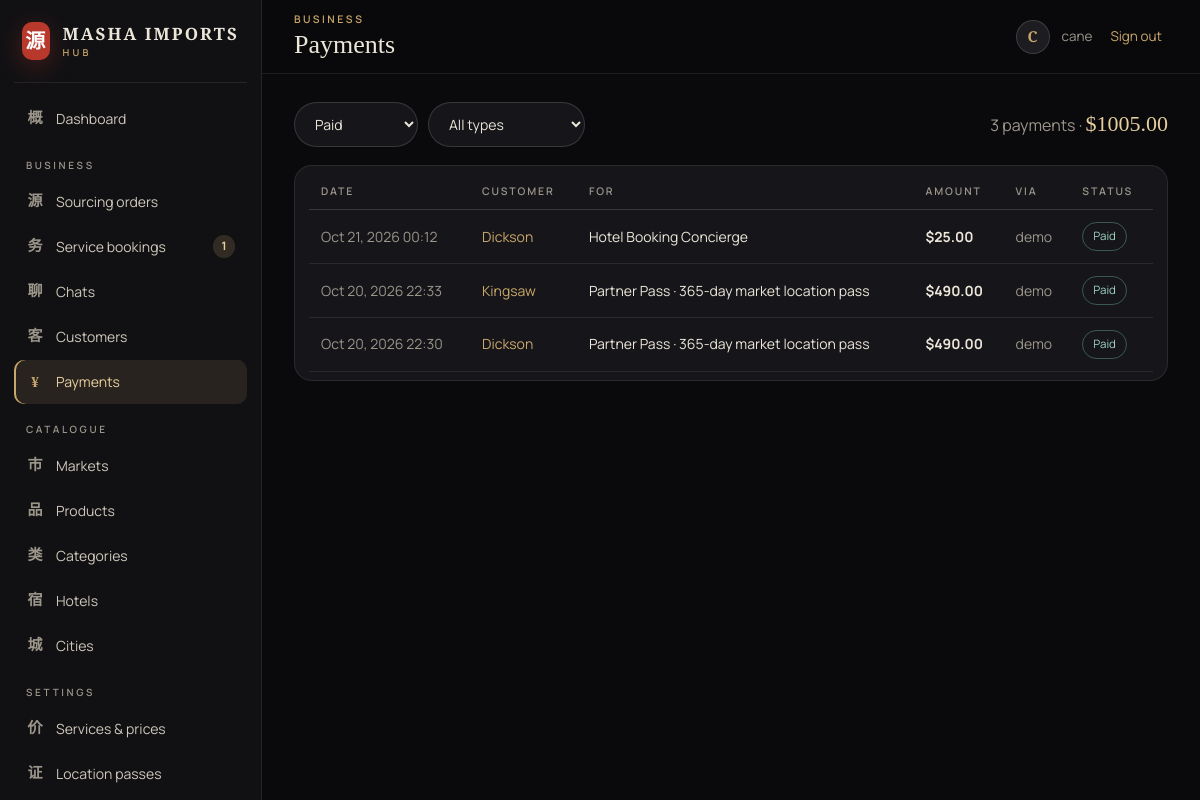
/hub/payments/ (signed in), run on the app's committed database.
### sourcing/models.py (models this page shows, shortened)
class Payment(models.Model):
    class Kind(models.TextChoices):
        SOURCING = "sourcing", "Sourcing fee"
        SUBSCRIPTION = "subscription", "Location pass"
        SERVICE = "service", "Service booking"
    class Status(models.TextChoices):
        PENDING = "pending", "Pending"
        PAID = "paid", "Paid"
        FAILED = "failed", "Failed"
    user = models.ForeignKey(settings.AUTH_USER_MODEL, on_delete=models.CASCADE, related_name="payments")
    kind = models.CharField(max_length=20, choices=Kind.choices)
    amount = models.DecimalField(max_digits=8, decimal_places=2)
    currency = models.CharField(max_length=3, default="usd")
    status = models.CharField(max_length=10, choices=Status.choices, default=Status.PENDING)
    provider = models.CharField(max_length=20, default="stripe")
    provider_ref = models.CharField(max_length=255, blank=True, db_index=True)
    sourcing_request = models.ForeignKey(SourcingRequest, on_delete=models.SET_NULL, null=True, blank=True)
    plan = models.ForeignKey(Plan, on_delete=models.SET_NULL, null=True, blank=True)
    service_order = models.ForeignKey("travel.ServiceOrder", on_delete=models.SET_NULL, null=True, blank=True)
    created = models.DateTimeField(auto_now_add=True)
    paid_at = models.DateTimeField(null=True, blank=True)
    class Meta:
        ordering = ["-created"]
    @property
    def description(self):
        if self.kind == self.Kind.SOURCING and self.sourcing_request:
            return f"Sourcing fee · {self.sourcing_request.title}"
        if self.service_order:
            o = self.service_order
            qty = f" × {o.quantity}" if o.quantity > 1 else ""
            return f"{o.service.name}{qty}"
        if self.plan:
            return f"{self.plan.name} · {self.plan.duration_days}-day market location pass"
        return self.get_kind_display()

class Plan(models.Model):
    name = models.CharField(max_length=80)
    slug = models.SlugField(unique=True)
    price = models.DecimalField(max_digits=8, decimal_places=2)
    duration_days = models.PositiveIntegerField()
    tagline = models.CharField(max_length=160, blank=True)
    features = models.TextField(help_text="One feature per line.")
    highlighted = models.BooleanField(default=False)
    order = models.PositiveIntegerField(default=0)
    active = models.BooleanField(default=True)
    class Meta:
        ordering = ["order", "price"]

### travel/models.py (models this page shows, shortened)
class ServiceOrder(models.Model):
    class Status(models.TextChoices):
        AWAITING_PAYMENT = "awaiting_payment", "Awaiting payment"
        CONFIRMED = "confirmed", "Paid · being arranged"
        SCHEDULED = "scheduled", "Scheduled"
        COMPLETED = "completed", "Completed"
        CANCELLED = "cancelled", "Cancelled"
    user = models.ForeignKey(settings.AUTH_USER_MODEL, on_delete=models.CASCADE, related_name="service_orders")
    service = models.ForeignKey(Service, on_delete=models.PROTECT)
    quantity = models.PositiveSmallIntegerField(default=1)
    city = models.ForeignKey(City, on_delete=models.SET_NULL, null=True, blank=True)
    market = models.ForeignKey("catalog.Market", on_delete=models.SET_NULL, null=True, blank=True)
    hotel = models.ForeignKey(Hotel, on_delete=models.SET_NULL, null=True, blank=True)
    date = models.DateField("date needed", null=True, blank=True)
    end_date = models.DateField(null=True, blank=True)
    guests = models.PositiveSmallIntegerField(default=1)
    phone = models.CharField("WhatsApp / phone", max_length=40)
    details = models.TextField(blank=True)
    amount = models.DecimalField(max_digits=9, decimal_places=2)
    status = models.CharField(max_length=20, choices=Status.choices, default=Status.AWAITING_PAYMENT)
    staff_notes = models.TextField(blank=True, help_text="Visible to the customer.")
    paid_at = models.DateTimeField(null=True, blank=True)
    created = models.DateTimeField(auto_now_add=True)
    class Meta:
        ordering = ["-created"]

class Service(models.Model):
    name = models.CharField(max_length=120)
    name_zh = models.CharField(max_length=20, blank=True, help_text="One or two characters used as the card's icon.")
    slug = models.SlugField(unique=True)
    summary = models.CharField(max_length=240)
    description = models.TextField(blank=True)
    price = models.DecimalField(max_digits=8, decimal_places=2)
    unit = models.CharField(max_length=30, default="per order", help_text="e.g. per day, per order, per trip")
    max_quantity = models.PositiveSmallIntegerField(default=1, help_text="Allow ordering several units (e.g. days).")
    order = models.PositiveIntegerField(default=0)
    active = models.BooleanField(default=True)
    class Meta:
        ordering = ["order", "name"]

### hub/views.py (the view)
# urls.py: path("payments/", views.payment_list, name="payments"),
@staff_required
def payment_list(request):
    qs = Payment.objects.select_related("user", "plan", "sourcing_request", "service_order__service")
    kind, status = request.GET.get("kind", ""), request.GET.get("status", "paid")
    if kind:
        qs = qs.filter(kind=kind)
    if status:
        qs = qs.filter(status=status)
    totals = qs.aggregate(t=Sum("amount"), n=Count("id"))
    page = Paginator(qs, 40).get_page(request.GET.get("page"))
    return render(request, "hub/payments.html", {
        "page": page, "kind": kind, "status": status, "totals": totals,
        "kinds": Payment.Kind.choices, "statuses": Payment.Status.choices,
    })

### hub/context_processors.py (called while the page is built)
def site_settings(request):
    try:
        settings_obj = SiteSettings.load()
    except Exception:  # table not created yet (before migrate)
        settings_obj = None
    ctx = {"site_settings": settings_obj}
    user = getattr(request, "user", None)
    if user and user.is_authenticated and user.is_staff and request.path.startswith(("/hub", "/inbox")):
        ctx["hub_counts"] = {
            "orders": SourcingRequest.objects.filter(status=SourcingRequest.Status.PAID).count(),
            "services": ServiceOrder.objects.filter(status=ServiceOrder.Status.CONFIRMED).count(),
            "chats": Conversation.objects.aggregate(t=Sum("staff_unread"))["t"] or 0,
        }
    return ctx

### hub/models.py (called while the page is built)
    @classmethod
    def load(cls):
        obj = cache.get(CACHE_KEY)
        if obj is None:
            obj, _ = cls.objects.get_or_create(pk=1)
            cache.set(CACHE_KEY, obj, 60)
        return obj

### hub/views.py (called while the page is built)
def staff_required(view):
    @wraps(view)
    def wrapped(request, *args, **kwargs):
        if not request.user.is_authenticated:
            return redirect_to_login(request.get_full_path(), reverse("accounts:login"))
        if not request.user.is_staff:
            raise PermissionDenied
        return view(request, *args, **kwargs)
    return wrapped

### sourcing/context_processors.py (called while the page is built)
def platform(request):
    return {
        "SITE_NAME": settings.SITE_NAME,
        "SITE_TAGLINE": settings.SITE_TAGLINE,
        "SOURCING_FEE": settings.SOURCING_FEE,
        "location_access": has_location_access(request.user),
        "current_pass": Subscription.current_for(request.user),
    }

### sourcing/models.py (called while the page is built)
def has_location_access(user):
    return user.is_authenticated and (user.is_staff or Subscription.current_for(user) is not None)

    @classmethod
    def current_for(cls, user):
        if not user.is_authenticated:
            return None
        now = timezone.now()
        return cls.objects.filter(user=user, starts_at__lte=now, expires_at__gt=now).first()

### support/context_processors.py (called while the page is built)
def support(request):
    user = getattr(request, "user", None)
    if not user or not user.is_authenticated:
        return {}
    if user.is_staff:
        unread = Conversation.objects.aggregate(t=Sum("staff_unread"))["t"] or 0
        return {"support_unread": unread}
    conv = Conversation.objects.filter(customer=user).only("customer_unread").first()
    return {"chat_unread": conv.customer_unread if conv else 0}

### templates/hub/payments.html (shortened to what this page needs)
{% extends "hub/base.html" %}
{% block heading %}<small>Business</small>Payments{% endblock %}
{% block content %}
<form class="hub-toolbar" method="get">
  <select name="status" onchange="this.form.submit()" class="hub-select"><option value="">Any status</option>{% for k, v in statuses %}<option value="{{ k }}"{% if k == status %} selected{% endif %}>{{ v }}</option>{% endfor %}</select>
  <select name="kind" onchange="this.form.submit()" class="hub-select"><option value="">All types</option>{% for k, v in kinds %}<option value="{{ k }}"{% if k == kind %} selected{% endif %}>{{ v }}</option>{% endfor %}</select>
  <span class="hub-muted">{{ totals.n }} payment{{ totals.n|pluralize }} · <b style="color:var(--gold-2);font:500 22px var(--serif)">${{ totals.t|default:0|floatformat:2 }}</b></span>
</form>
<div class="hub-card hub-table-wrap" style="padding:8px 14px">
  <table class="hub-table">
    <thead><tr><th>Date</th><th>Customer</th><th>For</th><th>Amount</th><th>Via</th><th>Status</th></tr></thead>
    <tbody>
    {% for p in page %}
      <tr>
        <td class="hub-muted">{{ p.paid_at|default:p.created|date:"M j, Y H:i" }}</td>
        <td><a class="link" href="{% url 'hub:customer_detail' p.user.pk %}">{{ p.user.get_full_name|default:p.user.username }}</a></td>
        <td>{{ p.description|truncatechars:50 }}</td>
        <td><b>${{ p.amount|floatformat:2 }}</b></td>
        <td class="hub-muted">{{ p.provider }}</td>
        <td>{% if p.status == "paid" %}<span class="hub-pill good">Paid</span>{% elif p.status == "failed" %}<span class="hub-pill bad">Failed</span>{% else %}<span class="hub-muted">Pending</span>{% endif %}</td>
      </tr>
    {% empty %}<tr><td colspan="6" class="hub-empty">No payments.</td></tr>{% endfor %}
    </tbody>
  </table>
</div>
{% endblock %}

### templates/hub/base.html (shortened to what this page needs)
{% load static %}<!doctype html>
<html lang="en">
<head>
  <link rel="stylesheet" href="{% static 'css/site.css' %}">
  <link rel="stylesheet" href="{% static 'support/chat.css' %}">
  <link rel="stylesheet" href="{% static 'hub/hub.css' %}">
</head>
<body class="hub-body">
{% with url=request.resolver_match.url_name key=request.resolver_match.kwargs.key %}
<aside class="hub-side" id="hub-side">
  <a href="{% url 'hub:dashboard' %}" class="hub-brand"><span class="brand-seal">源</span><span>{{ SITE_NAME }}<small>Hub</small></span></a>
  <nav>
    <a href="{% url 'hub:dashboard' %}" class="{% if url == 'dashboard' %}on{% endif %}"><i>概</i>Dashboard</a>
    <span class="hub-nav-h">Business</span>
    <a href="{% url 'hub:orders' %}" class="{% if 'order' in url and 'service' not in url %}on{% endif %}"><i>源</i>Sourcing orders{% if hub_counts.orders %}<b>{{ hub_counts.orders }}</b>{% endif %}</a>
    <a href="{% url 'hub:service_orders' %}" class="{% if 'service_order' in url %}on{% endif %}"><i>务</i>Service bookings{% if hub_counts.services %}<b>{{ hub_counts.services }}</b>{% endif %}</a>
    <a href="{% url 'support:inbox' %}" class="{% if 'inbox' in url %}on{% endif %}"><i>聊</i>Chats{% if hub_counts.chats %}<b class="red">{{ hub_counts.chats }}</b>{% endif %}</a>
    <a href="{% url 'hub:customers' %}" class="{% if 'customer' in url %}on{% endif %}"><i>客</i>Customers</a>
    <a href="{% url 'hub:payments' %}" class="{% if url == 'payments' %}on{% endif %}"><i>¥</i>Payments</a>
    <span class="hub-nav-h">Catalogue</span>
    <a href="{% url 'hub:resource_list' 'markets' %}" class="{% if key == 'markets' %}on{% endif %}"><i>市</i>Markets</a>
    <a href="{% url 'hub:resource_list' 'products' %}" class="{% if key == 'products' %}on{% endif %}"><i>品</i>Products</a>
    <a href="{% url 'hub:resource_list' 'categories' %}" class="{% if key == 'categories' %}on{% endif %}"><i>类</i>Categories</a>
    <a href="{% url 'hub:resource_list' 'hotels' %}" class="{% if key == 'hotels' %}on{% endif %}"><i>宿</i>Hotels</a>
    <a href="{% url 'hub:resource_list' 'cities' %}" class="{% if key == 'cities' %}on{% endif %}"><i>城</i>Cities</a>
    <span class="hub-nav-h">Settings</span>
    <a href="{% url 'hub:resource_list' 'services' %}" class="{% if key == 'services' %}on{% endif %}"><i>价</i>Services &amp; prices</a>
    <a href="{% url 'hub:resource_list' 'plans' %}" class="{% if key == 'plans' %}on{% endif %}"><i>证</i>Location passes</a>
  </nav>
</aside>
{% endwith %}
<div class="hub-main">
  <header class="hub-top">
    <div class="hub-title">{% block heading %}{% endblock %}</div>
    <div class="hub-user">
      <span class="hub-avatar">{{ user.first_name|default:user.username|slice:":1"|upper }}</span>
      <span class="hub-user-name">{{ user.get_full_name|default:user.username }}</span>
      <form method="post" action="{% url 'accounts:logout' %}">{% csrf_token %}<button class="link" style="background:none;border:0;font:inherit;cursor:pointer">Sign out</button></form>
    </div>
  </header>
  <main class="hub-content">{% block content %}{% endblock %}</main>
</div>
</body>
</html>

### static/css/site.css (style rules this page uses)
:root { --ink: #0a0a0c; --ink-2: #111114; --panel: #16161a; --panel-2: #1c1c21; --line: rgba(236, 228, 214, .09); --line-2: rgba(236, 228, 214, .16); --text: #ece6da; --muted: #9b958a; --gold: #c9a76a; --gold-2: #e6cf9d; --cinnabar: #b8382c; --jade: #5f9c86; --radius: 18px; --ease: cubic-bezier(.2, .7, .1, 1); --serif: "Cormorant Garamond", "Noto Serif SC", Georgia, serif; --sans: "Manrope", system-ui, -apple-system, Segoe UI, sans-serif; --zh: "Noto Serif SC", "Songti SC", serif; color-scheme: dark; }
*, *::before, *::after { box-sizing: border-box; }
html { scroll-behavior: smooth; }
body { margin: 0; background: var(--ink); color: var(--text); font: 400 16px/1.65 var(--sans); -webkit-font-smoothing: antialiased; overflow-x: hidden; }
a { color: inherit; text-decoration: none; }
body::after { content: ""; position: fixed; inset: -50%; z-index: 999; pointer-events: none; opacity: .045; animation: grain 1.2s steps(6) infinite; }
.link { color: var(--gold); border-bottom: 1px solid transparent; transition: border-color .3s; }
.brand-seal { width: 42px; height: 42px; display: grid; place-items: center; border-radius: 10px; background: var(--cinnabar); color: #fff; font: 700 22px/1 var(--zh); box-shadow: 0 6px 24px rgba(184,56,44,.35); }

### data on the page
Payment: paid_at "Oct 21, 2026 00:12", user.get_full_name "Dickson", description "Hotel Booking Concierge", amount "25.00", provider "demo", status "Paid"
Payment: paid_at "Oct 20, 2026 22:33", user.get_full_name "Kingsaw", description "Partner Pass · 365-day market location pass", amount "490.00", provider "demo", status "Paid"
Payment: paid_at "Oct 20, 2026 22:30", user.get_full_name "Dickson", description "Partner Pass · 365-day market location pass", amount "490.00", provider "demo", status "Paid"

### other printed values
{{ SITE_NAME }} "MASHA IMPORTS"
{{ hub_counts.services }} "1"
{{ user.first_name|default:user.username|slice:":1"|upper }} "C"
{{ user.get_full_name|default:user.username }} "cane"
{{ totals.n }} "3"
{{ totals.t|default:0|floatformat:2 }} "1005.00"
form field status "Paid"
